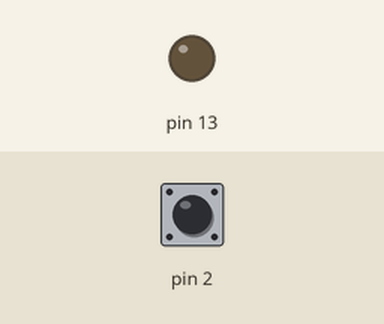
The sketch below on a simulated Arduino Uno, built with avr-gcc and run on an emulated ATmega328P. Parts: output pins drawn as LEDs (lit = HIGH). The test bench sets the inputs (shaded band); at power-on: pin 2 HIGH.

Above: at 5.0 s.
5.1 s: pin 2 pulled LOW for 0.15 s
At 5.6 s:
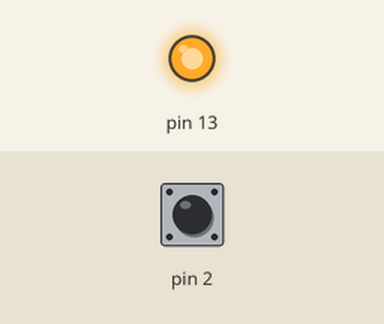
6.7 s: pin 2 pulled LOW for 1 s
At 8.1 s:
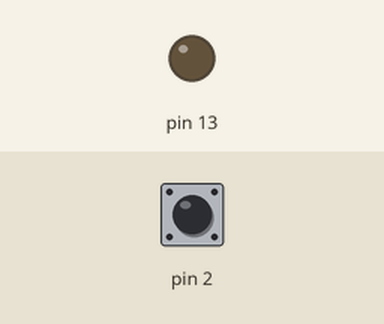
9.2 s: pin 2 pulled LOW for 3.2 s
At 10.0 s:
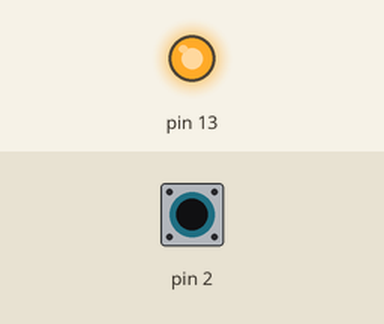
Timing chart, 0 to 12.2 s (numbered marks = the images above; inputs shaded):
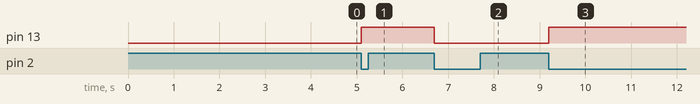

Measured:
- after the input at 5.1 s, pin 13: LOW → HIGH at once
- after the input at 6.7 s, pin 13: HIGH → LOW at once
- after the input at 9.2 s, pin 13: LOW → HIGH at once

The sketch:

task2_1.2.ino
```cpp
#include <avr/io.h>
#include <avr/interrupt.h>

int main(void) {

  DDRB |= (1 << DDB5);
  DDRD &= ~(1 << DDD2);
  PORTD |= (1 << PORTD2);
  EICRA |= (1 << ISC01);
  EICRA &= ~(1 << ISC00);
  EIMSK |= (1 << INT0);

  sei();

  while (1) {
  }
}
ISR(INT0_vect) {
  PINB = (1 << PINB5); // CHANGED
}
```
